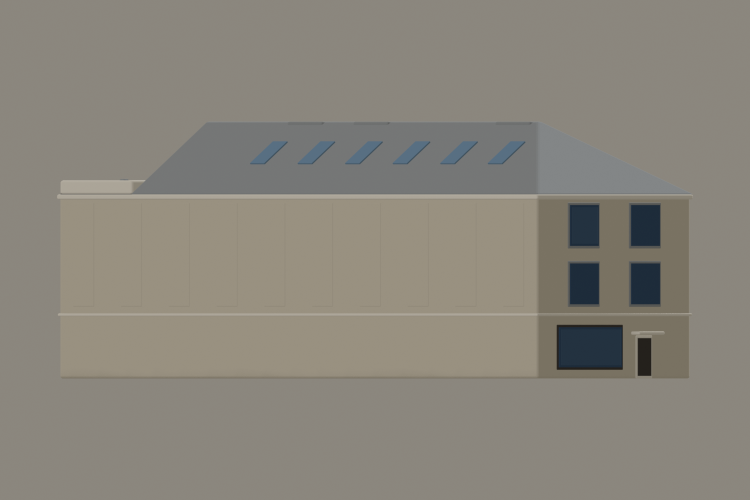
#> input picture artifacts/181-south-park/181-south-park-north.png, 1500 x 1000 px (shown at 1/2 size); its folder holds 5 pictures in this run
$ python make_contact_sheet.py
#> lines starting #> are read from the running program, lines starting #| are printed output that depends on the picture
"""Compose the review renders into 181-south-park-contact-sheet.png."""

from pathlib import Path

from PIL import Image, ImageDraw, ImageFont

HERE = Path(__file__).resolve().parent
BG = (237, 227, 209)
INK = (58, 52, 44)
VIEWS = ["north", "east", "south", "west", "top", "aerial", "aerial-night"]
COLS = 3
PAD = 40
LABEL_H = 56
CELL_W = 460

FONT_CANDIDATES = [
    "/usr/share/fonts/truetype/dejavu/DejaVuSans-Bold.ttf",
    "/System/Library/Fonts/Supplemental/Arial Bold.ttf",
    "/System/Library/Fonts/SFNSDisplay.ttf",
    "/Library/Fonts/Arial Bold.ttf",
]


def load_font(size=34):
#> called with size = 34
    for path in FONT_CANDIDATES:
        if Path(path).exists():
            try:
                return ImageFont.truetype(path, size)
            except OSError:
                continue
    return ImageFont.load_default()


def load(view):
#> called with view = 'north'
    img = Image.open(HERE / f"181-south-park-{view}.png").convert("RGB")
    w = CELL_W
    h = round(img.height * w / img.width)
#> h = 307
    return img.resize((w, h), Image.LANCZOS)
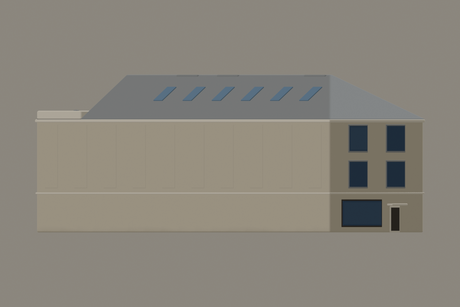
#> returned value: PIL image 460x307 RGB; mean R, G, B 137.2, 132.6, 123.1


def main():
    font = load_font()
    tiles = [load(v) for v in VIEWS]
#> call 2 of load, with view = 'east'
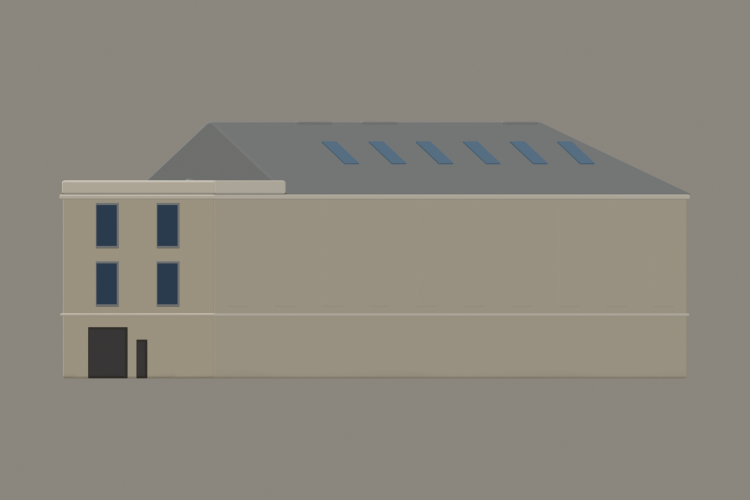
#> input picture artifacts/181-south-park/181-south-park-east.png, 1500 x 1000 px (shown at 1/2 size)
#> in load (call 2), `return img.resize((w, h), Image.LANCZOS)`:
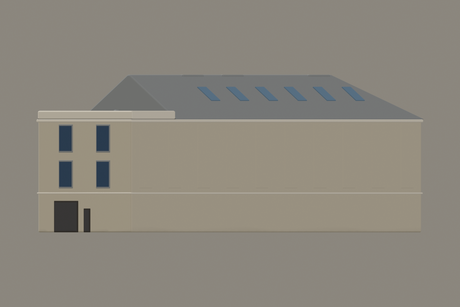
#> returned value: PIL image 460x307 RGB; mean R, G, B 139.7, 134.9, 125
#> call 3 of load, with view = 'south'
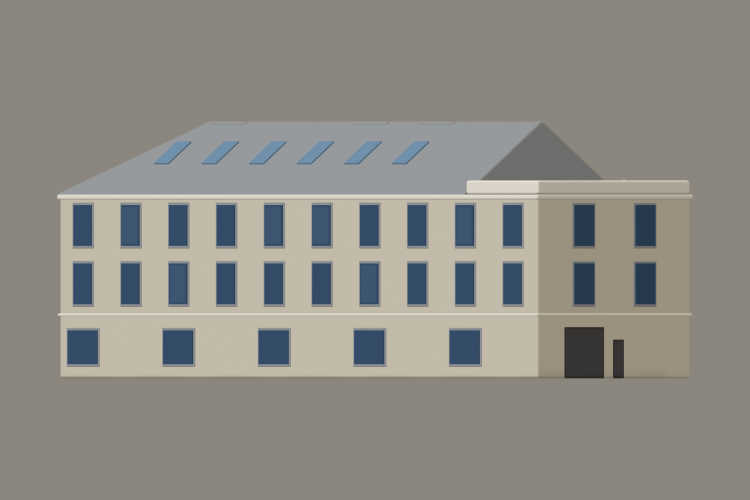
#> input picture artifacts/181-south-park/181-south-park-south.png, 1500 x 1000 px (shown at 1/2 size)
#> in load (call 3), `return img.resize((w, h), Image.LANCZOS)`:
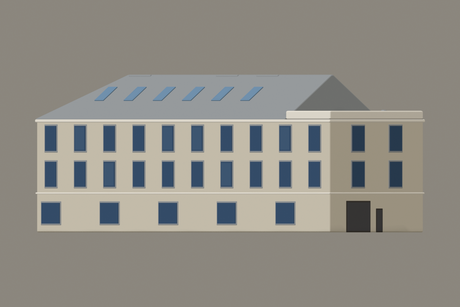
#> returned value: PIL image 460x307 RGB; mean R, G, B 143.4, 140.7, 133.4
    rows = [tiles[i : i + COLS] for i in range(0, len(tiles), COLS)]
    row_h = [LABEL_H + max(t.height for t in r) for r in rows]
    width = PAD + COLS * (CELL_W + PAD)
    height = PAD + sum(h + PAD for h in row_h)
    sheet = Image.new("RGB", (width, height), BG)
    draw = ImageDraw.Draw(sheet)

    y = PAD
    for ri, row in enumerate(rows):
        for ci, tile in enumerate(row):
            cx = PAD + ci * (CELL_W + PAD) + CELL_W // 2
            label = VIEWS[ri * COLS + ci].upper()
            draw.text((cx, y + LABEL_H // 2), label, font=font, fill=INK, anchor="mm")
            sheet.paste(tile, (cx - tile.width // 2, y + LABEL_H))
        y += row_h[ri] + PAD

    out = HERE / "181-south-park-contact-sheet.png"
    sheet.save(out)
    print(f"[contact-sheet] {out}")


if __name__ == "__main__":
#> (the run stopped early here; a loop or call above may not have finished)
